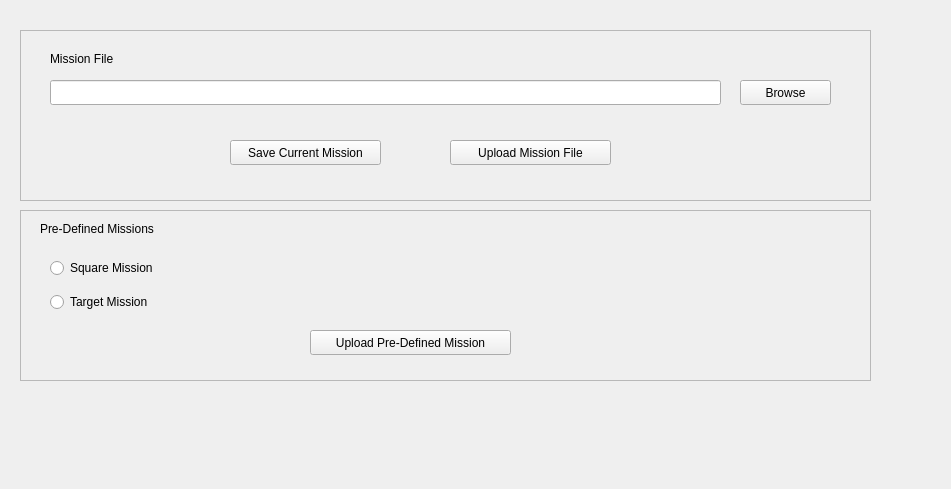
      <widget class="QWidget" name="page">
       <property name="geometry">
        <rect>
         <x>0</x>
         <y>0</y>
         <width>951</width>
         <height>489</height>
        </rect>
       </property>
       <attribute name="label">
        <string>Import/Export and Pre-Defined Missions</string>
       </attribute>
       <widget class="QFrame" name="frame_4">
        <property name="geometry">
         <rect>
          <x>20</x>
          <y>30</y>
          <width>851</width>
          <height>171</height>
         </rect>
        </property>
        <property name="frameShape">
         <enum>QFrame::StyledPanel</enum>
        </property>
        <property name="frameShadow">
         <enum>QFrame::Raised</enum>
        </property>
        <widget class="QLabel" name="label_11">
         <property name="geometry">
          <rect>
           <x>30</x>
           <y>20</y>
           <width>81</width>
           <height>17</height>
          </rect>
         </property>
         <property name="text">
          <string>Mission File</string>
         </property>
        </widget>
        <widget class="QLineEdit" name="lineEdit_8">
         <property name="geometry">
          <rect>
           <x>30</x>
           <y>50</y>
           <width>671</width>
           <height>25</height>
          </rect>
         </property>
        </widget>
        <widget class="QPushButton" name="pushButton_6">
         <property name="geometry">
          <rect>
           <x>720</x>
           <y>50</y>
           <width>91</width>
           <height>25</height>
          </rect>
         </property>
         <property name="text">
          <string>Browse</string>
         </property>
        </widget>
        <widget class="QPushButton" name="pushButton_7">
         <property name="geometry">
          <rect>
           <x>210</x>
           <y>110</y>
           <width>151</width>
           <height>25</height>
          </rect>
         </property>
         <property name="text">
          <string>Save Current Mission</string>
         </property>
        </widget>
        <widget class="QPushButton" name="pushButton_8">
         <property name="geometry">
          <rect>
           <x>430</x>
           <y>110</y>
           <width>161</width>
           <height>25</height>
          </rect>
         </property>
         <property name="text">
          <string>Upload Mission File</string>
         </property>
        </widget>
       </widget>
       <widget class="QFrame" name="frame_5">
        <property name="geometry">
         <rect>
          <x>20</x>
          <y>210</y>
          <width>851</width>
          <height>171</height>
         </rect>
        </property>
        <property name="frameShape">
         <enum>QFrame::StyledPanel</enum>
        </property>
        <property name="frameShadow">
         <enum>QFrame::Raised</enum>
        </property>
        <widget class="QLabel" name="label_12">
         <property name="geometry">
          <rect>
           <x>20</x>
           <y>10</y>
           <width>141</width>
           <height>17</height>
          </rect>
         </property>
         <property name="text">
          <string>Pre-Defined Missions</string>
         </property>
        </widget>
        <widget class="QPushButton" name="pushButton_9">
         <property name="geometry">
          <rect>
           <x>290</x>
           <y>120</y>
           <width>201</width>
           <height>25</height>
          </rect>
         </property>
         <property name="text">
          <string>Upload Pre-Defined Mission</string>
         </property>
        </widget>
        <widget class="QWidget" name="layoutWidget">
         <property name="geometry">
          <rect>
           <x>30</x>
           <y>40</y>
           <width>141</width>
           <height>71</height>
          </rect>
         </property>
         <layout class="QVBoxLayout" name="verticalLayout_3">
          <item>
           <widget class="QRadioButton" name="radioButton">
            <property name="text">
             <string>Square Mission</string>
            </property>
           </widget>
          </item>
          <item>
           <widget class="QRadioButton" name="radioButton_2">
            <property name="text">
             <string>Target Mission</string>
            </property>
           </widget>
          </item>
         </layout>
        </widget>
       </widget>
      </widget>
